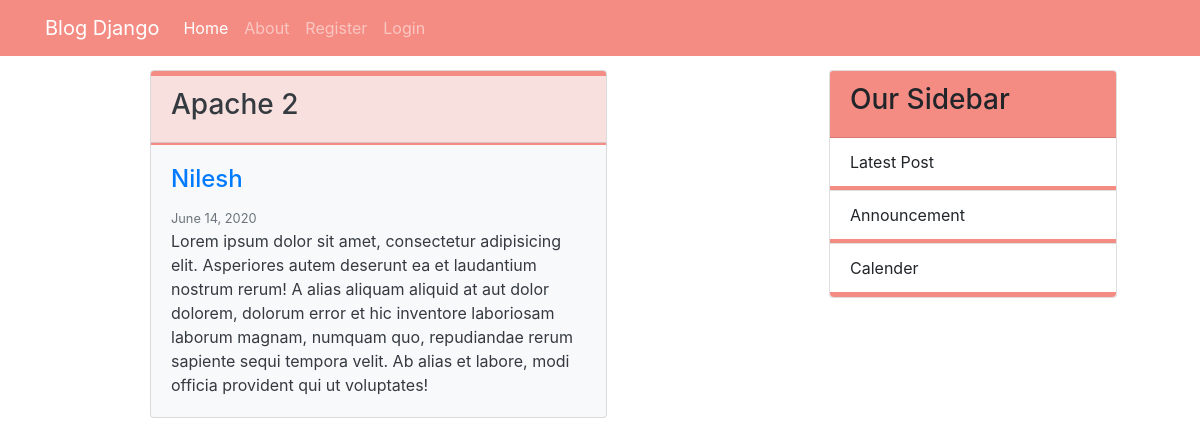
The app's page /post/14/ with its own data.
### blog/models.py (models this page shows, shortened)
class Post(models.Model):
    title = models.CharField(max_length=100)
    content = models.TextField()
    date_posted = models.DateTimeField(default=timezone.now)
    author = models.ForeignKey(User, on_delete=models.CASCADE)

### blog/views.py (the view)
# urls.py: path('post/<int:pk>/', views.PostDetailView.as_view(), name='post-detail'),
class PostDetailView(DetailView):
    model = Post
    template_name = 'blog/post_detail.html'

### templates/blog/post_detail.html (shortened to what this page needs)
{% extends 'base.html' %}
{% block content %}
    {% load static %}
    <div class="col-8" style="margin-left: 90px">
        <div class="card text-dark bg-light mb-3">
            <div class="card-header" style="border-top: #f58c83 5px solid; background-color: #f7e0de">
                <h3>{{ object.title }}</h3>
            </div>
            <div class="card-body" style="border-top: #f58c83 2px solid;">
                <h4 class="card-title"><a href="{% url 'user-posts' object.author.username %}"
                                          style="text-decoration: none">{{ object.author }}</a></h4>
                <small class="text-muted" style="text-align: right">{{ object.date_posted|date:"F d, Y" }}</small>
                <p class="card-text">{{ object.content }}</p>
            </div>
        </div>
    </div>
{% endblock content %}

### records on screen
Post: title "Apache 2", author "Nilesh", date_posted "June 14, 2020", content "Lorem ipsum dolor sit amet, consectetur adipisicing elit. Asperiores autem deserunt ea et laudantium nostrum rerum! A alias aliquam aliquid at aut dolor dolorem, dolorum error et hic inventore laboriosam laborum magnam, numquam quo, repudiandae rerum sapiente sequi tempora velit. Ab alias et labore, modi officia provident qui ut voluptates!"
